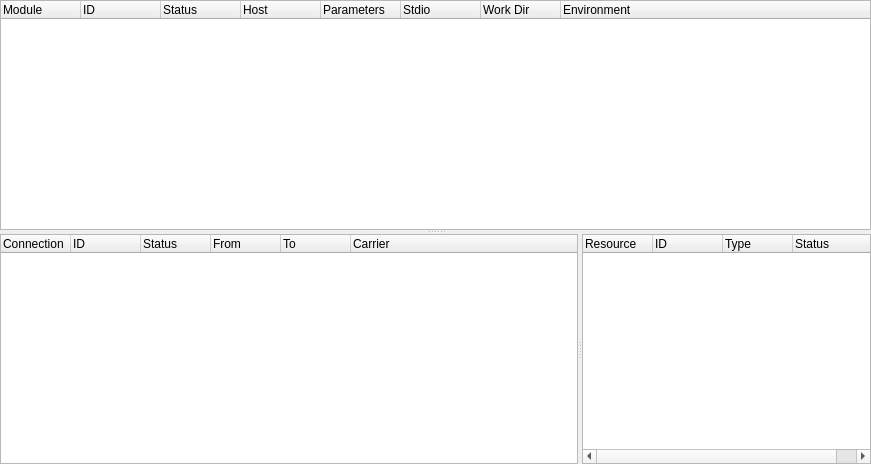
<?xml version="1.0" encoding="UTF-8"?>
<ui version="4.0">
 <class>ApplicationViewWidget</class>
 <widget class="QWidget" name="ApplicationViewWidget">
  <property name="geometry">
   <rect>
    <x>0</x>
    <y>0</y>
    <width>871</width>
    <height>464</height>
   </rect>
  </property>
  <property name="windowTitle">
   <string>Form</string>
  </property>
  <layout class="QGridLayout" name="gridLayout">
   <property name="leftMargin">
    <number>0</number>
   </property>
   <property name="topMargin">
    <number>0</number>
   </property>
   <property name="rightMargin">
    <number>0</number>
   </property>
   <property name="bottomMargin">
    <number>0</number>
   </property>
   <item row="0" column="0">
    <widget class="QSplitter" name="splitter">
     <property name="orientation">
      <enum>Qt::Vertical</enum>
     </property>
     <widget class="CustomTreeWidget" name="moduleList">
      <property name="styleSheet">
       <string notr="true">/*alternate-background-color: rgb(200, 200, 200);
background-color: rgb(255, 255, 255);*/
</string>
      </property>
      <property name="rootIsDecorated">
       <bool>false</bool>
      </property>
      <attribute name="headerDefaultSectionSize">
       <number>80</number>
      </attribute>
      <column>
       <property name="text">
        <string>Module</string>
       </property>
      </column>
      <column>
       <property name="text">
        <string>ID</string>
       </property>
      </column>
      <column>
       <property name="text">
        <string>Status</string>
       </property>
      </column>
      <column>
       <property name="text">
        <string>Host</string>
       </property>
      </column>
      <column>
       <property name="text">
        <string>Parameters</string>
       </property>
      </column>
      <column>
       <property name="text">
        <string>Stdio</string>
       </property>
      </column>
      <column>
       <property name="text">
        <string>Work Dir</string>
       </property>
      </column>
      <column>
       <property name="text">
        <string>Environment</string>
       </property>
      </column>
     </widget>
     <widget class="QWidget" name="widgetContainer" native="true">
      <layout class="QGridLayout" name="gridLayout_2">
       <property name="leftMargin">
        <number>0</number>
       </property>
       <property name="topMargin">
        <number>0</number>
       </property>
       <property name="rightMargin">
        <number>0</number>
       </property>
       <property name="bottomMargin">
        <number>0</number>
       </property>
       <item row="0" column="0">
        <widget class="QSplitter" name="splitter_2">
         <property name="orientation">
          <enum>Qt::Horizontal</enum>
         </property>
         <widget class="CustomTreeWidget" name="connectionList">
          <property name="sizePolicy">
           <sizepolicy hsizetype="Expanding" vsizetype="Expanding">
            <horstretch>2</horstretch>
            <verstretch>0</verstretch>
           </sizepolicy>
          </property>
          <property name="styleSheet">
           <string notr="true">/*alternate-background-color: rgb(200, 200, 200);
background-color: rgb(255, 255, 255);*/
</string>
          </property>
          <property name="rootIsDecorated">
           <bool>false</bool>
          </property>
          <attribute name="headerDefaultSectionSize">
           <number>70</number>
          </attribute>
          <column>
           <property name="text">
            <string>Connection</string>
           </property>
          </column>
          <column>
           <property name="text">
            <string>ID</string>
           </property>
          </column>
          <column>
           <property name="text">
            <string>Status</string>
           </property>
          </column>
          <column>
           <property name="text">
            <string>From</string>
           </property>
          </column>
          <column>
           <property name="text">
            <string>To</string>
           </property>
          </column>
          <column>
           <property name="text">
            <string>Carrier</string>
           </property>
          </column>
         </widget>
         <widget class="CustomTreeWidget" name="resourcesList">
          <property name="sizePolicy">
           <sizepolicy hsizetype="Expanding" vsizetype="Expanding">
            <horstretch>1</horstretch>
            <verstretch>0</verstretch>
           </sizepolicy>
          </property>
          <property name="styleSheet">
           <string notr="true">/*alternate-background-color: rgb(200, 200, 200);
background-color: rgb(255, 255, 255);*/
</string>
          </property>
          <property name="rootIsDecorated">
           <bool>false</bool>
          </property>
          <attribute name="headerDefaultSectionSize">
           <number>70</number>
          </attribute>
          <column>
           <property name="text">
            <string>Resource</string>
           </property>
          </column>
          <column>
           <property name="text">
            <string>ID</string>
           </property>
          </column>
          <column>
           <property name="text">
            <string>Type</string>
           </property>
          </column>
          <column>
           <property name="text">
            <string>Status</string>
           </property>
          </column>
         </widget>
        </widget>
       </item>
      </layout>
     </widget>
    </widget>
   </item>
  </layout>
 </widget>
 <customwidgets>
  <customwidget>
   <class>CustomTreeWidget</class>
   <extends>QTreeWidget</extends>
   <header>customtreewidget.h</header>
  </customwidget>
 </customwidgets>
 <resources/>
 <connections/>
</ui>
